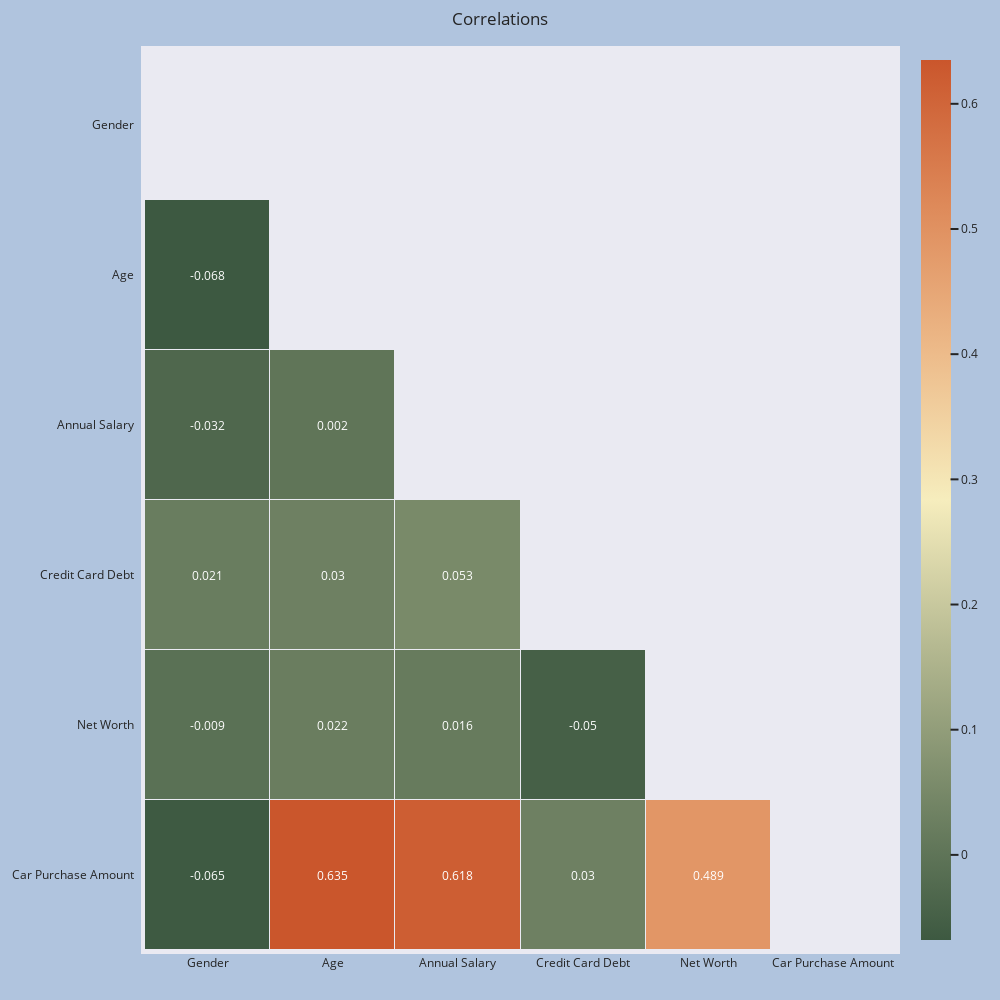

Here is the notebook cell this chart was saved with:
### Code cell
corr = round(df.corr(),3)
mask = np.triu(np.ones_like(corr, dtype=bool))
df_mask = corr.mask(mask)

fig = ff.create_annotated_heatmap(z=df_mask.to_numpy(), 
                                x=df_mask.columns.tolist(),
                                y=df_mask.columns.tolist(),
                                colorscale=px.colors.diverging.Fall,
                                showscale=True, ygap=1, xgap=1
                                )

fig.update_xaxes(side="bottom")

fig.update_layout(
    margin=mdict,
    paper_bgcolor=bgcolor,
    title_text='Correlations', 
    title_x=0.5, 
    width=1000, 
    height=1000,
    xaxis_showgrid=False,
    yaxis_showgrid=False,
    xaxis_zeroline=False,
    yaxis_zeroline=False,
    yaxis_autorange='reversed'#,
    #template='plotly_dark'
)

# NaN values are not handled automatically and are displayed in the figure
# So we need to get rid of the text manually
for i in range(len(fig.layout.annotations)):
    if fig.layout.annotations[i].text == 'nan':
        fig.layout.annotations[i].text = ""

fig.show()

### Figure 1 — Plotly figure (JSON) as saved in the notebook; plotly's stock layout.template omitted (floating-point values rounded to 4 significant figures)
{"data": [{"colorscale": [[0, "rgb(61, 89, 65)"], [0.1667, "rgb(119, 136, 104)"], [0.3333, "rgb(181, 185, 145)"], [0.5, "rgb(246, 237, 189)"], [0.6667, "rgb(237, 187, 138)"], [0.8333, "rgb(222, 138, 90)"], [1, "rgb(202, 86, 44)"]], "reversescale": false, "showscale": true, "type": "heatmap", "x": ["Gender", "Age", "Annual Salary", "Credit Card Debt", "Net Worth", "Car Purchase Amount"], "xgap": 1, "y": ["Gender", "Age", "Annual Salary", "Credit Card Debt", "Net Worth", "Car Purchase Amount"], "ygap": 1, "z": [[null, null, null, null, null, null], [-0.068, null, null, null, null, null], [-0.032, 0.002, null, null, null, null], [0.021, 0.03, 0.053, null, null, null], [-0.009, 0.022, 0.016, -0.05, null, null], [-0.065, 0.635, 0.618, 0.03, 0.489, null]]}], "layout": {"annotations": [{"font": {"color": "#FFFFFF"}, "showarrow": false, "text": "", "x": "Gender", "xref": "x", "y": "Gender", "yref": "y"}, {"font": {"color": "#FFFFFF"}, "showarrow": false, "text": "", "x": "Age", "xref": "x", "y": "Gender", "yref": "y"}, {"font": {"color": "#FFFFFF"}, "showarrow": false, "text": "", "x": "Annual Salary", "xref": "x", "y": "Gender", "yref": "y"}, {"font": {"color": "#FFFFFF"}, "showarrow": false, "text": "", "x": "Credit Card Debt", "xref": "x", "y": "Gender", "yref": "y"}, {"font": {"color": "#FFFFFF"}, "showarrow": false, "text": "", "x": "Net Worth", "xref": "x", "y": "Gender", "yref": "y"}, {"font": {"color": "#FFFFFF"}, "showarrow": false, "text": "", "x": "Car Purchase Amount", "xref": "x", "y": "Gender", "yref": "y"}, {"font": {"color": "#FFFFFF"}, "showarrow": false, "text": "-0.068", "x": "Gender", "xref": "x", "y": "Age", "yref": "y"}, {"font": {"color": "#FFFFFF"}, "showarrow": false, "text": "", "x": "Age", "xref": "x", "y": "Age", "yref": "y"}, {"font": {"color": "#FFFFFF"}, "showarrow": false, "text": "", "x": "Annual Salary", "xref": "x", "y": "Age", "yref": "y"}, {"font": {"color": "#FFFFFF"}, "showarrow": false, "text": "", "x": "Credit Card Debt", "xref": "x", "y": "Age", "yref": "y"}, {"font": {"color": "#FFFFFF"}, "showarrow": false, "text": "", "x": "Net Worth", "xref": "x", "y": "Age", "yref": "y"}, {"font": {"color": "#FFFFFF"}, "showarrow": false, "text": "", "x": "Car Purchase Amount", "xref": "x", "y": "Age", "yref": "y"}, {"font": {"color": "#FFFFFF"}, "showarrow": false, "text": "-0.032", "x": "Gender", "xref": "x", "y": "Annual Salary", "yref": "y"}, {"font": {"color": "#FFFFFF"}, "showarrow": false, "text": "0.002", "x": "Age", "xref": "x", "y": "Annual Salary", "yref": "y"}, {"font": {"color": "#FFFFFF"}, "showarrow": false, "text": "", "x": "Annual Salary", "xref": "x", "y": "Annual Salary", "yref": "y"}, {"font": {"color": "#FFFFFF"}, "showarrow": false, "text": "", "x": "Credit Card Debt", "xref": "x", "y": "Annual Salary", "yref": "y"}, {"font": {"color": "#FFFFFF"}, "showarrow": false, "text": "", "x": "Net Worth", "xref": "x", "y": "Annual Salary", "yref": "y"}, {"font": {"color": "#FFFFFF"}, "showarrow": false, "text": "", "x": "Car Purchase Amount", "xref": "x", "y": "Annual Salary", "yref": "y"}, {"font": {"color": "#FFFFFF"}, "showarrow": false, "text": "0.021", "x": "Gender", "xref": "x", "y": "Credit Card Debt", "yref": "y"}, {"font": {"color": "#FFFFFF"}, "showarrow": false, "text": "0.03", "x": "Age", "xref": "x", "y": "Credit Card Debt", "yref": "y"}, {"font": {"color": "#FFFFFF"}, "showarrow": false, "text": "0.053", "x": "Annual Salary", "xref": "x", "y": "Credit Card Debt", "yref": "y"}, {"font": {"color": "#FFFFFF"}, "showarrow": false, "text": "", "x": "Credit Card Debt", "xref": "x", "y": "Credit Card Debt", "yref": "y"}, {"font": {"color": "#FFFFFF"}, "showarrow": false, "text": "", "x": "Net Worth", "xref": "x", "y": "Credit Card Debt", "yref": "y"}, {"font": {"color": "#FFFFFF"}, "showarrow": false, "text": "", "x": "Car Purchase Amount", "xref": "x", "y": "Credit Card Debt", "yref": "y"}, {"font": {"color": "#FFFFFF"}, "showarrow": false, "text": "-0.009", "x": "Gender", "xref": "x", "y": "Net Worth", "yref": "y"}, {"font": {"color": "#FFFFFF"}, "showarrow": false, "text": "0.022", "x": "Age", "xref": "x", "y": "Net Worth", "yref": "y"}, {"font": {"color": "#FFFFFF"}, "showarrow": false, "text": "0.016", "x": "Annual Salary", "xref": "x", "y": "Net Worth", "yref": "y"}, {"font": {"color": "#FFFFFF"}, "showarrow": false, "text": "-0.05", "x": "Credit Card Debt", "xref": "x", "y": "Net Worth", "yref": "y"}, {"font": {"color": "#FFFFFF"}, "showarrow": false, "text": "", "x": "Net Worth", "xref": "x", "y": "Net Worth", "yref": "y"}, {"font": {"color": "#FFFFFF"}, "showarrow": false, "text": "", "x": "Car Purchase Amount", "xref": "x", "y": "Net Worth", "yref": "y"}, {"font": {"color": "#FFFFFF"}, "showarrow": false, "text": "-0.065", "x": "Gender", "xref": "x", "y": "Car Purchase Amount", "yref": "y"}, {"font": {"color": "#FFFFFF"}, "showarrow": false, "text": "0.635", "x": "Age", "xref": "x", "y": "Car Purchase Amount", "yref": "y"}, {"font": {"color": "#FFFFFF"}, "showarrow": false, "text": "0.618", "x": "Annual Salary", "xref": "x", "y": "Car Purchase Amount", "yref": "y"}, {"font": {"color": "#FFFFFF"}, "showarrow": false, "text": "0.03", "x": "Credit Card Debt", "xref": "x", "y": "Car Purchase Amount", "yref": "y"}, {"font": {"color": "#FFFFFF"}, "showarrow": false, "text": "0.489", "x": "Net Worth", "xref": "x", "y": "Car Purchase Amount", "yref": "y"}, {"font": {"color": "#FFFFFF"}, "showarrow": false, "text": "", "x": "Car Purchase Amount", "xref": "x", "y": "Car Purchase Amount", "yref": "y"}], "height": 1000, "margin": {"b": 50, "l": 50, "pad": 4, "r": 50, "t": 50}, "paper_bgcolor": "LightSteelBlue", "title": {"text": "Correlations", "x": 0.5}, "width": 1000, "xaxis": {"dtick": 1, "gridcolor": "rgb(0, 0, 0)", "showgrid": false, "side": "bottom", "ticks": "", "zeroline": false}, "yaxis": {"autorange": "reversed", "dtick": 1, "showgrid": false, "ticks": "", "ticksuffix": "  ", "zeroline": false}}}
